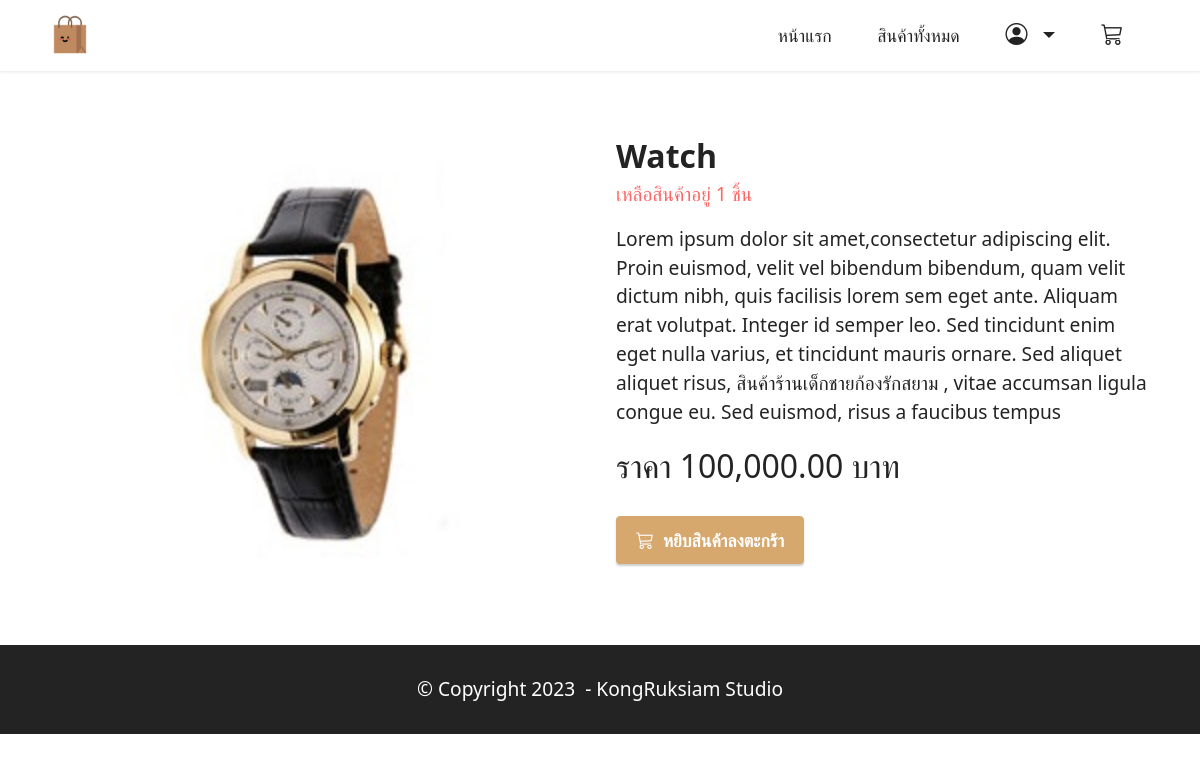
Screenshot of /product/details/4 with the database file from the repository.
### productsApp/models.py (models this page shows)
class Product(models.Model):
  name=models.CharField(max_length=50)
  description=models.TextField()
  price=models.DecimalField(max_digits=10,decimal_places=2)
  stock=models.IntegerField()
  isTrending=models.BooleanField(default=False)
  image=models.ImageField(upload_to="products",blank=True)

### productsApp/views.py (the view)
# urls.py: path("product/details/<int:id>",views.productDetail,name="productDetail"),
def productDetail(request,id):
  product=Product.objects.get(pk=id)
  return render(request,"detail.html",{"product":product})

### productsApp/templates/detail.html (shortened to what this page needs)
{% extends "layout.html" %}
{% load humanize %}
{% block content %}
    <div class="container my-3">
      <div class="card-wrapper">
          <div class="row align-items-center mt-4 my-2">
              <div class="col-12 col-lg-6">
                  <div class="image-wrapper">
                      <img src="{{product.image.url}}">
                  </div>
              </div>
              <div class="col-12 col-lg-6 my-4">
                  <div class="text-box">
                      <h5 class="mbr-title mbr-fonts-style display-5">
                          <strong>{{product.name}}</strong>
                          <p class="display-7 text-secondary">เหลือสินค้าอยู่ {{product.stock}} ชิ้น</p>
                      </h5>
                      <p class="mbr-text mbr-fonts-style display-7">
                        {{product.description}}
                      </p>
                      <div class="cost">
                          <span class="currentcost mbr-fonts-style pr-2 display-5">ราคา {{product.price| intcomma}} บาท</span>
                      </div>
                      <div class="mbr-section-btn pt-3">
                        {% if product.stock <= 0 %}
                          <h2 class="mx-2 text-secondary"><b>Out of stock</b></h2>
                        {% else %}
                          <a href="cart.html" class="btn btn-primary display-4">
                            <i class="bi bi-cart3"></i></i>&nbsp;
                              หยิบสินค้าลงตะกร้า
                          </a>
                        {% endif %}
                      </div>
                  </div>
              </div>
          </div>
      </div>
      <br>
  </div>
{% endblock %}

### productsApp/static/assets/theme/css/style.css (style rules this page uses)
body { font-style: normal; line-height: 1.5; font-weight: 400; color: #232323; position: relative; }
section, .container, .container-fluid { position: relative; word-wrap: break-word; }
a { font-style: normal; font-weight: 400; cursor: pointer; }
a, a:hover { text-decoration: none; }
.mbr-text { font-style: normal; line-height: 1.7; }
h1, h2, h3, h4, h5, h6, .display-1, .display-2, .display-4, .display-5, .display-7, span, p, a { line-height: 1; word-break: break-word; word-wrap: break-word; font-weight: 400; }
b, strong { font-weight: bold; }
img, iframe { display: block; width: 100%; }
.mbr-section-btn { margin-left: -0.6rem; margin-right: -0.6rem; font-size: 0; }
.btn { font-weight: 600; border-width: 1px; font-style: normal; margin: 0.6rem 0.6rem; white-space: normal; transition: all 0.2s ease-in-out; display: inline-flex; align-items: center; justify-content: center; word-break: break-word; }
.row { display: -webkit-flex; -webkit-flex-wrap: wrap; }
.card-wrapper { -webkit-flex: 1; }
html, body { height: auto; min-height: 100vh; }
.mt-4 { margin-top: 2rem !important; }
@media (min-width: 992px) { .container { padding-left: 16px; padding-right: 16px; } }
@media (min-width: 992px) { .row { margin-left: -16px; margin-right: -16px; } }
@media (min-width: 992px) { .row > [class*=col] { padding-left: 16px; padding-right: 16px; } }
.card-wrapper, .item-wrapper { overflow: hidden; }

### productsApp/static/assets/custom/css/custom-style.css (style rules this page uses)
.display-4 { font-size: 1.1rem; line-height: 1.5; }
.display-5 { font-size: 2rem; line-height: 1.5; }
.display-7 { font-size: 1.2rem; line-height: 1.5; }
.btn { padding: 0.6rem 1.2rem; border-radius: 4px; }
.btn-primary, .btn-primary:active { background-color: #d7a86e !important; border-color: #d7a86e !important; color: #ffffff !important; box-shadow: 0 2px 2px 0 rgba(0, 0, 0, 0.2); }
.text-secondary { color: #ff6666 !important; }
a, a:hover { color: #d7a86e; }
body { overflow-x: hidden; }
a { transition: color 0.6s; }

### rows the page displays
Product: image (picture), name "Watch", stock "1", description "Lorem ipsum dolor sit amet,consectetur adipiscing elit. Proin euismod, velit vel bibendum bibendum, quam velit dictum nibh, quis facilisis lorem sem eget ante. Aliquam erat volutpat. Integer id semper leo. Sed tincidunt enim eget nulla varius, et tincidunt mauris ornare. Sed aliquet aliquet risus, สินค้าร้านเด็กชายก้องรักสยาม , vitae accumsan ligula congue eu. Sed euismod, risus a faucibus tempus", price "100,000.00"
